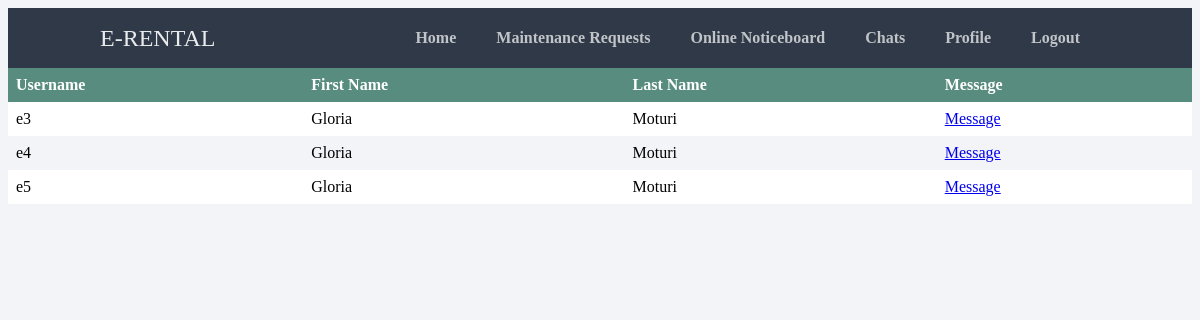
The app's page /chats.php (signed in), older data.
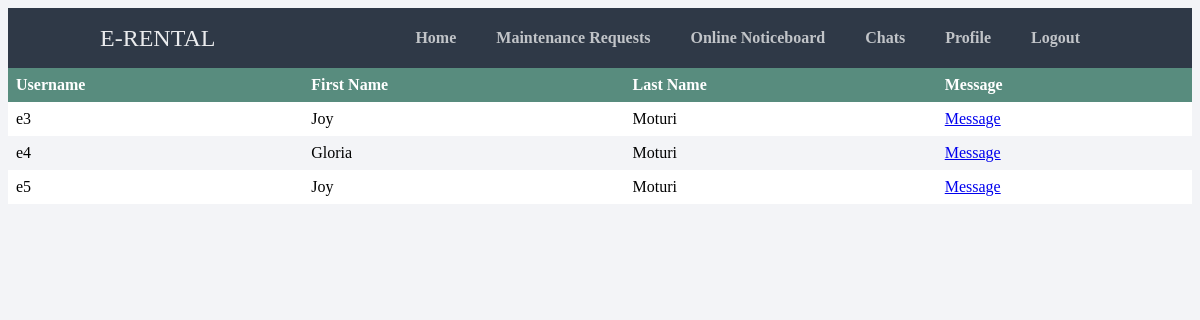
The same page, newer data.
### tables this page shows
CREATE TABLE `user` (
  `user_id` int(11) NOT NULL,
  `f_name` varchar(20) NOT NULL,
  `l_name` varchar(20) NOT NULL,
  `u_name` varchar(40) NOT NULL,
  `email` varchar(20) NOT NULL,
  `u_type` varchar(20) NOT NULL,
  `gender` varchar(10) NOT NULL,
  `psw` varchar(255) NOT NULL,
  `property` varchar(40) NOT NULL,
  `h_no` varchar(20) NOT NULL,
  `status` varchar(20) NOT NULL
);

### session.php (called while the page is built, shortened)
<?php
   include('config.php');
   $user_check = $_SESSION['login_user'];
   $ses_sql = mysqli_query($conn,"select * from user where u_name = '$user_check' ");
   $row = mysqli_fetch_array($ses_sql,MYSQLI_ASSOC);
   $login_session = $row['u_name'];
   $session_property=$row['property'];
?>

### chats.php (the view, shortened to what this page needs)
<html>
	<head>
		<link href="stylesheet.css" rel="stylesheet" type="text/css">
	</head>
	<body class="loggedin">
		<nav class="navtop">
			<div>
				<h1>E-RENTAL</h1>
				<a href="welcome.php">Home</a>
				<a href="requests.html">Maintenance Requests</a>
				<a href="posts.php">Online Noticeboard</a>
				<a href="chats.php">Chats</a>
				<a href="profile.php">Profile</a>
				<a href="logout.php">Logout</a>
			</div>
		</nav>
<?php
    include("config.php");
   include('session.php');
   $sql="SELECT * FROM user WHERE property='$session_property' ";
   $result = $conn->query($sql);
	if ($result->num_rows > 0) {
	echo "<table>";
	echo "<tr><th>"."Username"."</th><th>"."First Name"."</th><th>"."Last Name"."</th><th>"."Message"."</th></tr>";
    while($row = mysqli_fetch_array($result)) {
		if($row['status']=="active"){
			if($row['u_name']!="$login_session")
		echo "<tr><td>" . $row["u_name"] . "</td><td>". $row["f_name"]. "</td><td>" .$row["l_name"]. "</td><td>"."<a href=\"chats_i.php?user_id=$row[user_id]\">Message</a>"."</td></tr>";
		}
	}
} else { echo "0 results"; }
echo "</table>";
   ?>
   </body>
   </html>

### stylesheet.css (style rules this page uses)
.navtop { background-color: #2f3947; height: 60px; width: 100%; border: 0; }
.navtop div { display: flex; margin: 0 auto; width: 1000px; height: 100%; }
.navtop div h1, .navtop div a { display: inline-flex; align-items: center; }
.navtop div h1 { flex: 1; font-size: 24px; padding: 0; margin: 0; color: #eaebed; font-weight: normal; }
.navtop div a { padding: 0 20px; text-decoration: none; color: #c1c4c8; font-weight: bold; }
body.loggedin { background-color: #f3f4f7; }

### chats.php (style rules this page uses)
table { border-collapse: collapse; width: 100%; }
th, td { text-align: left; padding: 8px; }
th { background-color: #588c7e; color: white; }
tr:nth-child(even) { background-color:white }

Row changes from the older to the newer data that the page shows:
changed user (number 1 of 3 on the later page): f_name "Gloria" → "Joy"
changed user (number 3 of 3 on the later page): f_name "Gloria" → "Joy"
